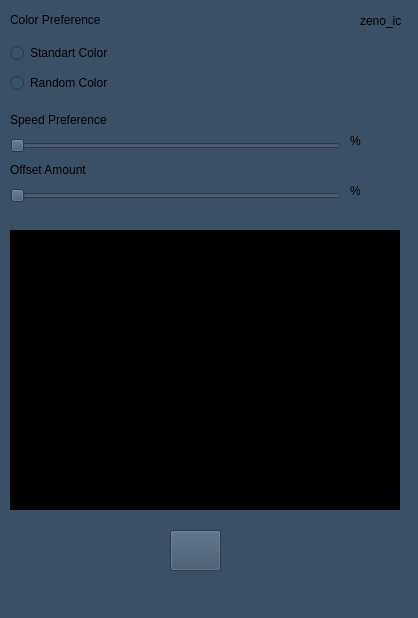
<?xml version="1.0" encoding="UTF-8"?>
<ui version="4.0">
 <class>MainWindow</class>
 <widget class="QMainWindow" name="MainWindow">
  <property name="geometry">
   <rect>
    <x>0</x>
    <y>0</y>
    <width>418</width>
    <height>618</height>
   </rect>
  </property>
  <property name="windowTitle">
   <string>MainWindow</string>
  </property>
  <property name="styleSheet">
   <string notr="true">background-color: rgb(57, 80, 103);</string>
  </property>
  <widget class="QWidget" name="centralwidget">
   <widget class="QLabel" name="Screen">
    <property name="geometry">
     <rect>
      <x>10</x>
      <y>230</y>
      <width>390</width>
      <height>280</height>
     </rect>
    </property>
    <property name="styleSheet">
     <string notr="true">background-color: rgb(0,0,0);</string>
    </property>
    <property name="text">
     <string>SCREEN</string>
    </property>
   </widget>
   <widget class="QPushButton" name="startBt">
    <property name="geometry">
     <rect>
      <x>170</x>
      <y>530</y>
      <width>51</width>
      <height>41</height>
     </rect>
    </property>
    <property name="text">
     <string/>
    </property>
   </widget>
   <widget class="QRadioButton" name="standart_bttn">
    <property name="geometry">
     <rect>
      <x>10</x>
      <y>40</y>
      <width>112</width>
      <height>26</height>
     </rect>
    </property>
    <property name="text">
     <string>Standart Color</string>
    </property>
   </widget>
   <widget class="QRadioButton" name="Random_bttn">
    <property name="geometry">
     <rect>
      <x>10</x>
      <y>70</y>
      <width>112</width>
      <height>26</height>
     </rect>
    </property>
    <property name="text">
     <string>Random Color</string>
    </property>
   </widget>
   <widget class="QLabel" name="label_2">
    <property name="geometry">
     <rect>
      <x>10</x>
      <y>10</y>
      <width>111</width>
      <height>20</height>
     </rect>
    </property>
    <property name="text">
     <string>Color Preference</string>
    </property>
   </widget>
   <widget class="QLabel" name="label_3">
    <property name="geometry">
     <rect>
      <x>10</x>
      <y>110</y>
      <width>111</width>
      <height>20</height>
     </rect>
    </property>
    <property name="text">
     <string>Speed Preference</string>
    </property>
   </widget>
   <widget class="QLabel" name="label_4">
    <property name="geometry">
     <rect>
      <x>10</x>
      <y>160</y>
      <width>121</width>
      <height>20</height>
     </rect>
    </property>
    <property name="text">
     <string>Offset Amount</string>
    </property>
   </widget>
   <widget class="QLabel" name="zenopix_icon">
    <property name="geometry">
     <rect>
      <x>360</x>
      <y>0</y>
      <width>41</width>
      <height>41</height>
     </rect>
    </property>
    <property name="text">
     <string>zeno_ic</string>
    </property>
   </widget>
   <widget class="QLabel" name="percent">
    <property name="geometry">
     <rect>
      <x>350</x>
      <y>130</y>
      <width>41</width>
      <height>21</height>
     </rect>
    </property>
    <property name="text">
     <string>%</string>
    </property>
   </widget>
   <widget class="QWidget" name="gridLayoutWidget">
    <property name="geometry">
     <rect>
      <x>140</x>
      <y>0</y>
      <width>171</width>
      <height>111</height>
     </rect>
    </property>
    <layout class="QGridLayout" name="gridLayout_3"/>
   </widget>
   <widget class="QSlider" name="Delta_sldr">
    <property name="geometry">
     <rect>
      <x>10</x>
      <y>180</y>
      <width>331</width>
      <height>31</height>
     </rect>
    </property>
    <property name="minimum">
     <number>20</number>
    </property>
    <property name="maximum">
     <number>100</number>
    </property>
    <property name="value">
     <number>20</number>
    </property>
    <property name="orientation">
     <enum>Qt::Orientation::Horizontal</enum>
    </property>
   </widget>
   <widget class="QLabel" name="offst_prc">
    <property name="geometry">
     <rect>
      <x>350</x>
      <y>180</y>
      <width>41</width>
      <height>21</height>
     </rect>
    </property>
    <property name="text">
     <string>%</string>
    </property>
   </widget>
   <widget class="QSlider" name="speed_sldr">
    <property name="geometry">
     <rect>
      <x>10</x>
      <y>130</y>
      <width>331</width>
      <height>31</height>
     </rect>
    </property>
    <property name="minimum">
     <number>1</number>
    </property>
    <property name="maximum">
     <number>100</number>
    </property>
    <property name="value">
     <number>1</number>
    </property>
    <property name="orientation">
     <enum>Qt::Orientation::Horizontal</enum>
    </property>
   </widget>
  </widget>
  <widget class="QMenuBar" name="menubar">
   <property name="geometry">
    <rect>
     <x>0</x>
     <y>0</y>
     <width>418</width>
     <height>21</height>
    </rect>
   </property>
  </widget>
  <widget class="QStatusBar" name="statusbar"/>
 </widget>
 <resources/>
 <connections/>
</ui>
